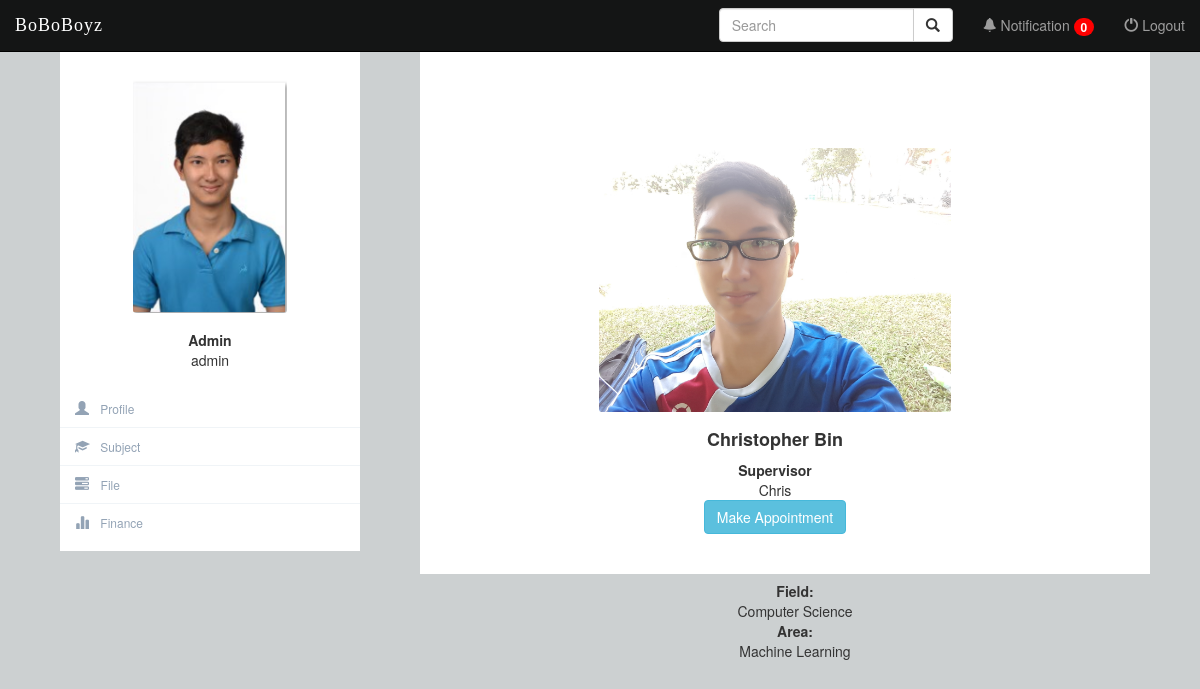
/profile/Chris/ (signed in), run on the app's committed database.
### Profile/models.py (models this page shows, shortened)
class BaseProfile(models.Model):
    USER_TYPES = (
        ('Admin', 'Admin'),
        ('Supervisor', 'Supervisor'),
        ('Student', 'Student'),
    )
    GENDERS = (
        ('Female', 'Female'),
        ('Male', 'Male'),
    )
    user = models.OneToOneField(settings.AUTH_USER_MODEL, primary_key=True)
    user_dob = models.DateField(null=True, blank=True, verbose_name="Date of Birth")
    user_gender = models.CharField(choices=GENDERS, verbose_name="Gender", max_length=6)
    user_address = models.TextField(max_length=500, verbose_name="Address")
    user_photo = models.FileField(default="", verbose_name="Profile Picture", null=True, blank=True)
    user_type = models.CharField(choices=USER_TYPES, verbose_name="User Type", max_length=10)
    user_area = models.ForeignKey(Area, blank=True, null=True, on_delete=models.CASCADE, verbose_name="Area")
    class Meta:
        abstract = True

class Students(models.Model):
    STUDENT_TYPE = (
        ('By Research', 'By Research'),
        ('By Coursework', 'By Coursework'),
    )
    STATUS = (
        ('Active', 'Active'),
        ('Terminated', 'Terminated'),
        ('Graduated', 'Graduated'),
    )
    PROGRESS = (
        ('None', 'None'),
        ('Proposal Defense', 'Proposal Defense'),
        ('Work Completion Seminar', 'Work Completion Seminar'),
        ('Thesis Examination', 'Thesis Examination'),
        ('Viva Voce', 'Viva Voce'),
        ('Completed', 'Completed'),
    )
    user_status = models.CharField(choices=STATUS, verbose_name="Academic Status", default='Active', max_length=10)
    user_feesOwed = models.DecimalField(verbose_name="Outstanding Payment", max_digits=7,decimal_places=2,default=0)
    stud_type = models.CharField(choices=STUDENT_TYPE, verbose_name="Student Type", blank=True, null=True, max_length=13)
    br_title = models.CharField(max_length=100, verbose_name="Research Title", unique=True, null=True, blank=True)
    br_progress = models.CharField(choices=PROGRESS, verbose_name="Research Progress", default='None', max_length=23)
    bc_cgpa = MinMaxFloat(min_value=0.0, max_value=4.0, verbose_name="CGPA", default=0.0)
    class Meta:
        abstract = True

class Supervisor(models.Model):
    class Meta:
        abstract = True

class Profile(BaseProfile, Students, Supervisor):
    pass

class Area(models.Model):
    a_name = models.CharField(max_length=500, verbose_name="Area Name")
    a_field = models.ForeignKey(Field, on_delete=models.CASCADE)

class Field(models.Model):
    f_name = models.CharField(max_length=500, verbose_name="Field Name")

### Profile/views.py (the view, shortened to what this page needs)
# urls.py: url(r'^profile/(?P<username>\w+)/$', views.profile, name='profile'),
def profile(request, username):
    if not request.user.is_authenticated():
        return render(request, 'Profile/login.html')
    else:
        profile = Profile.objects.get(pk=request.user.id)
        target_profile = Profile.objects.get(user__username=username)
        try:
            application = Application.objects.get(app_student=request.user.id)
        except Application.DoesNotExist:
            application = None
        all_profiles = Profile.objects.all().filter(
            Q(user_type="Supervisor") | Q(user_type="Student")
        ).distinct()
        query = request.GET.get("q")
        if profile.user_type == 'Supervisor':
            approved_app = Appointment.objects.filter(lecID=profile.user)
        else:
            approved_app = Appointment.objects.filter(Q(stuID=profile.user) | Q(status="Pending"))
        return render(request, 'Profile/profile_student.html', {'profile': profile, 'target_profile': target_profile, 'application': application, 'approved_app': approved_app,})

### Profile/templates/Profile/profile_student.html (shortened to what this page needs)
{% extends 'Profile/side_bar.html' %}
{% block content %}
{% load staticfiles %}
<link rel="stylesheet" type="text/css" href="{% static 'Profile/css/progress-bar.css' %}" />
<div class="profile-content-head">
    <div class="profile-content-head">
        <div class="profile-userpic">
            <center>
                <button type="button" class="btn btn-userpic">
                    {% if target_profile.user_photo %}
                        <img src="{{ target_profile.user_photo.url }}" class="img-responsive" alt="">
                    {% else %}
                        <img src="{% static 'Profile/image/default.png' %}" class="img-responsive" alt="">
                    {% endif %}
                </button>
            </center>
        </div>
        <div class="profile-usertitle">
            <h4><strong>{{ target_profile.user.first_name }} {{ target_profile.user.last_name }}</strong></h4>
            <div>
                <strong>
                    {% if target_profile.user_type == 'Student' %}
                        {% if target_profile.stud_type == 'By Research' %}
                            Research Student
                        {% elif target_profile.stud_type == 'By Coursework'%}
                            Coursework Student
                        {% endif %}
                    {% else %}
                        {{ target_profile.user_type }}
                    {% endif %}
                </strong>
            </div>
            <div>
                {{ target_profile.user.username }}
            </div>
            <div>
                {% if target_profile.user_type == 'Supervisor' %}
                    <button type="button" class="btn btn-info" data-toggle="modal" data-target="#appointmentModal">Make Appointment</button>
                {% endif %}
            </div>
    	</div>
    </div>
</div>
<div>
    <div class="profile-usertitle">
        {% if target_profile.user_type == 'Supervisor' or target_profile.stud_type == 'By Research' %}
	        <div>
	            <strong>Field:</strong>
	        </div>
	        <div>
	            {{ target_profile.user_area.a_field.f_name }}
	        </div>
	        <div>
	            <strong>Area:</strong>
	        </div>
	        <div>
	            {{ target_profile.user_area.a_name }}
	        </div>
        {% endif %}
    </div>
</div>
{% endblock %}

### Profile/templates/Profile/side_bar.html (shortened to what this page needs)
{% extends 'Profile/navigation_bar.html' %}
{% block body %}
{% load staticfiles %}
<div class="container-fluid">
	<div class="row profile">
		<div class="col-md-4 col-sm-4 hidden-xs ">
			<div class="profile-sidebar col-md-3 col-sm-3" id="profile-sidebar">
				<div class="profile-userpic">
					<center>
						<button type="button" class="btn btn-userpic">
							{% if profile.user_photo %}
								<img src="{{ profile.user_photo.url }}" class="img-responsive" alt="">
							{% else %}
								<img src="{% static 'Profile/image/default.png' %}" class="img-responsive" alt="">
							{% endif %}
						</button>
					</center>
				</div>
				<div class="profile-usertitle">
					<div>
						<strong>
							{% if profile.user_type == 'Student' %}
								{% if profile.stud_type == 'By Research' %}
									Research Student
								{% elif profile.stud_type == 'By Coursework'%}
									Coursework Student
								{% endif %}
							{% else %}
								{{ profile.user_type }}
							{% endif %}
						</strong>
					</div>
					<div>
						{{ profile.user.username }}
					</div>
				</div>
				<div class="profile-usermenu">
					<ul class = "nav navbar-fixed-left">
						<li {% if request.resolver_match.url_name == 'home' %}class="active"{% endif %}>
							<a href="{% url 'Profile:home' %}">
							<span class= "glyphicon glyphicon-user"></span>
							Profile</a>
						</li>
						<li {% if request.resolver_match.url_name == 'subject' %}class="active"{% endif %}>
							<a href="{% url 'subject:subject' %}">
							<span class= "glyphicon glyphicon-education"></span>
							Subject</a>
						</li>
						<li {% if request.resolver_match.url_name == 'file' %}class="active"{% endif %}>
							<a href="{% url 'file:file' %}">
							<span class= "glyphicon glyphicon-tasks"></span>
							File</a>
						</li>
						<li  {% if request.resolver_match.url_name == 'account' %}class="active"{% endif %}>
							<a href="{% url 'Transaction:account' %}">
							<span class= "glyphicon glyphicon-stats"></span>
							Finance</a>
						</li>
					</ul>
				</div>
			</div>
		</div>
		<div class="col-md-8 col-sm-8 col-xs-12">
			{% block content %}
			{% endblock %}
		</div>
	</div>
</div>
{% endblock %}

### Profile/static/Profile/css/navbar.css (style rules this page uses)
.profile { margin:1px 0; }
.profile-sidebar { padding: 20px 0 10px 0; background:white; margin-top:50px; margin-left:30px; min-width: 200px; min-height: 400px; }
.profile-userpic img { float: none; margin:0 auto; width:100%; height:100%; border-radius:3px; }
.profile-usertitle { text-align:center; margin-top:7px; }
.profile-usermenu { margin-top:20px; }
.profile ul li { border-bottom:1px solid #f0f4f7; }
.profile ul li:last-child { border-bottom: none; }
.profile ul li a { color:#93a3b5; font-size:12px; font-weight:400; }
.profile ul li a span { margin-right:8px; font-size:14px; }
.profile-content-head { margin-top:50px; background:#fff; min-height:580px auto; margin-right:20px; padding :20px; }
.btn-userpic { background-color: rgba(255,255,255,0); border: 1px solid rgba(255,255,255,0); height:75%; width:60%; }

### data on the page
Profile: user_photo (picture), user_type "Admin", user.username "admin"
Profile: user_photo (picture), user.first_name "Christopher", user.last_name "Bin", user_type "Supervisor", user.username "Chris", user_area.a_field.f_name "Computer Science", user_area.a_name "Machine Learning"

### other printed values
{{ approved_app.count }} "0"
